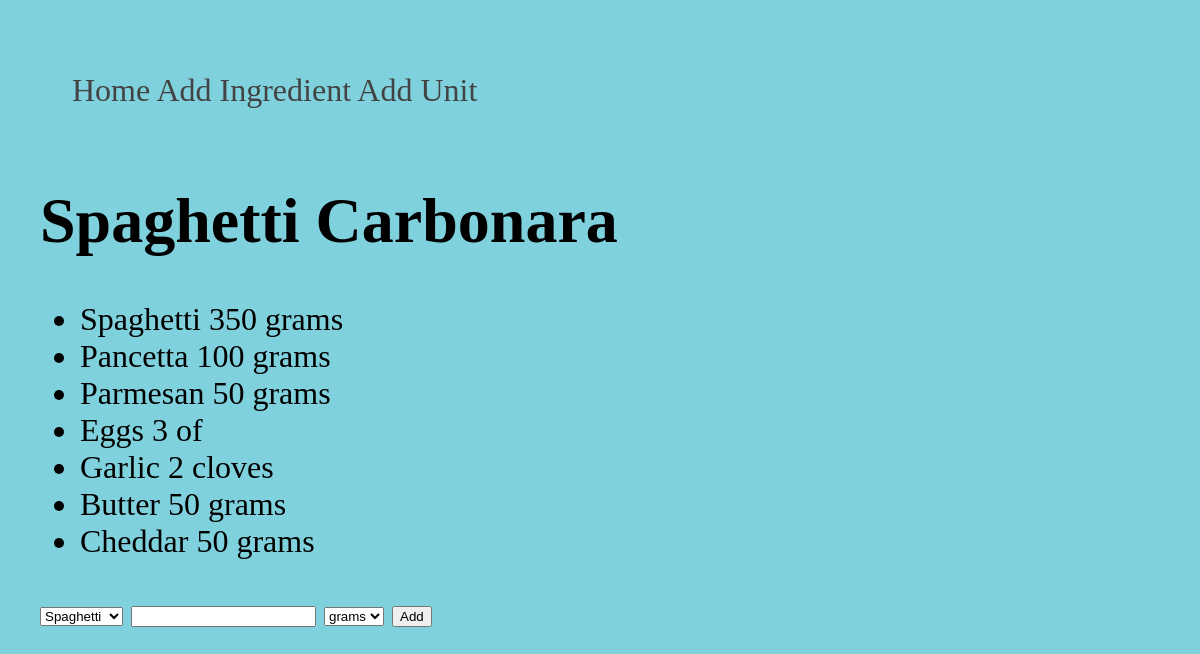
/polls/80/, run on the app's committed database.
### polls/models.py (models this page shows, shortened)
class Meal(models.Model):
    meal_name = models.CharField(max_length=50)

class MealIngredient(models.Model):
    meal = models.ForeignKey(Meal, on_delete=models.CASCADE)
    ingredient = models.ForeignKey(Ingredient, on_delete=models.CASCADE)
    quantity = models.IntegerField(default = 0)
    unit = models.ForeignKey(Unit, on_delete=models.CASCADE)

class Ingredient(models.Model):
    ingredient_name = models.CharField(max_length=50)

class Unit(models.Model):
    unit = models.CharField(max_length=20)
    def __str__(self):
        return self.unit

### polls/views.py (the view, shortened to what this page needs)
# urls.py: path('<int:meal_id>/', views.meal_view, name='detail'),
def meal_view(request, meal_id):
    try:
        ingredients = MealIngredient.objects.filter(meal=meal_id)
        alling = Ingredient.objects.all()
        allunits = Unit.objects.all()
        meal = Meal.objects.get(pk=meal_id)
    except MealIngredient.DoesNotExist:
        raise Http404("There is no such meal!")
    return render(request, 'polls/detail.html', {'meal':meal, 'mi':ingredients, 'ing':alling, 'units':allunits})

### polls/templates/polls/detail.html (shortened to what this page needs)
{% load static %}
<head>
<link rel="stylesheet" type="text/css" href="{% static 'polls/style.css' %}">
</head>
<body>
<nav class="navbar navbar-expand-lg navbar-light bg-light">
    <div class="collapse navbar-collapse" id="navbarNavAltMarkup">
        <div class="navbar-nav">
            <a class="nav-item nav-link" href="{% url 'polls:index' %}">Home</a>
            <a class="nav-item nav-link" href="{% url 'polls:ingredients' %}">Add Ingredient</a>
            <a class="nav-item nav-link" href="{% url 'polls:units' %}">Add Unit</a>
        </div>
    </div>
</nav>
<h1>{{ meal.meal_name }}</h1>
<ul>
{% for i in mi %}
    <li>{{ i.ingredient.ingredient_name }} {{i.quantity}} {{i.unit}}</li>
{% endfor %}
</ul>
<form method = "POST" action="{% url 'polls:detail' meal.id %}">
    <select name ="ingredient">
        {% for i in ing %}
            <option value={{i.pk}}>{{ i.ingredient_name }} </option>
        {% endfor %}
    </select>
    <input name="qty" type="number" min="0" step="1">
    <select name ="unit">
        {% for u in units %}
            <option value={{u.pk}}>{{ u.unit }} </option>
        {% endfor %}
    </select>
    <button type="submit">Add</button>
</form>
</body>

### polls/static/polls/style.css (style rules this page uses)
body { background-color:rgb(127, 210, 221); font-size: xx-large; padding: 2rem; }
a { text-decoration: none; }
div { padding: 1rem; }

### data on the page
Meal: meal_name "Spaghetti Carbonara"
MealIngredient: ingredient.ingredient_name "Spaghetti", quantity "350", unit "grams"
MealIngredient: ingredient.ingredient_name "Pancetta", quantity "100", unit "grams"
MealIngredient: ingredient.ingredient_name "Parmesan", quantity "50", unit "grams"
MealIngredient: ingredient.ingredient_name "Eggs", quantity "3", unit "of"
MealIngredient: ingredient.ingredient_name "Garlic", quantity "2", unit "cloves"
MealIngredient: ingredient.ingredient_name "Butter", quantity "50", unit "grams"
MealIngredient: ingredient.ingredient_name "Cheddar", quantity "50", unit "grams"

### other printed values
form field ingredient "Spaghetti"
form field unit "grams"
